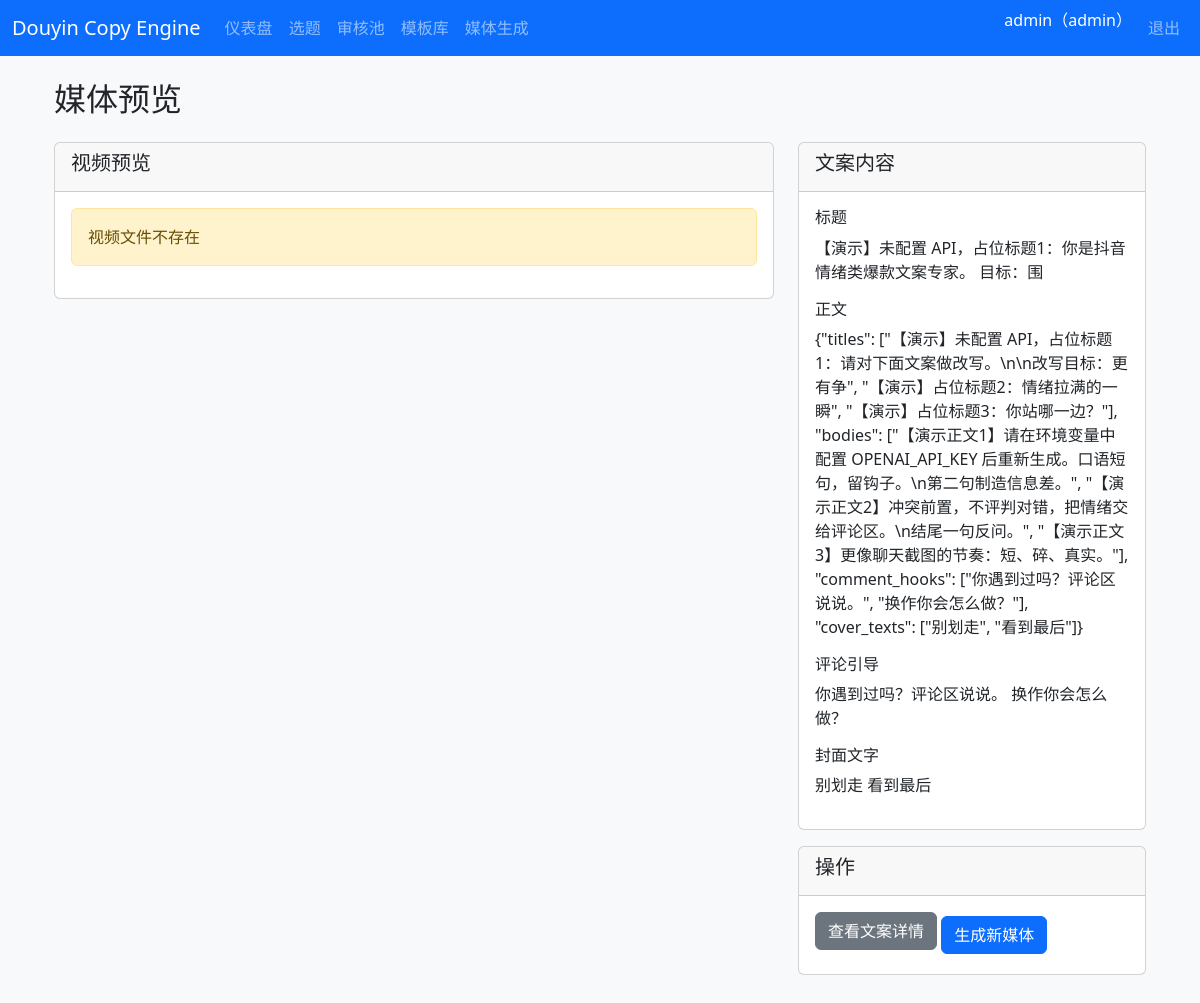
The app's page /media/preview/1 (signed in) with its own data.
### app/models.py (models this page shows, shortened)
class User(UserMixin, db.Model):
    __tablename__ = "users"
    id = db.Column(db.Integer, primary_key=True, autoincrement=True)
    username = db.Column(db.String(50), unique=True, nullable=False, index=True)
    password_hash = db.Column(db.String(255), nullable=False)
    role = db.Column(db.String(20), nullable=False, default="creator")
    created_at = db.Column(db.DateTime, default=utcnow, nullable=False)

class Content(db.Model):
    __tablename__ = "contents"
    id = db.Column(db.Integer, primary_key=True, autoincrement=True)
    topic_id = db.Column(db.Integer, db.ForeignKey("topics.id"), nullable=False, index=True)
    template_id = db.Column(db.Integer, db.ForeignKey("templates.id"), index=True)
    title = db.Column(db.Text)
    body = db.Column(db.Text)
    comment_hook = db.Column(db.Text)
    cover_text = db.Column(db.Text)
    content_type = db.Column(db.String(20), default="chat")
    version_no = db.Column(db.Integer, default=1, nullable=False)
    status = db.Column(db.String(20), default="generated", nullable=False)
    risk_level = db.Column(db.String(20), default="low", nullable=False)
    created_by = db.Column(db.Integer, db.ForeignKey("users.id"), index=True)
    created_at = db.Column(db.DateTime, default=utcnow, nullable=False)
    updated_at = db.Column(db.DateTime, default=utcnow, onupdate=utcnow, nullable=False)
    author = db.relationship("User", foreign_keys=[created_by])
    rewrite_logs = db.relationship("RewriteLog", backref="content", lazy="dynamic", cascade="all, delete-orphan")
    review_records = db.relationship("ReviewRecord", backref="content", lazy="dynamic", cascade="all, delete-orphan")

### app/routes/media.py (the view)
@bp.route("/preview/<int:content_id>")
@login_required
def preview_media(content_id):
    content = Content.query.get_or_404(content_id)
    video_path = _media()._output_dir / f"slideshow_{content_id}.mp4"
    return render_template(
        "media/preview.html",
        content=content,
        video_exists=video_path.exists(),
        video_url=f"/media/download/{content_id}" if video_path.exists() else None
    )

### app/routes/media.py (called while the page is built)
def _media():
    return current_app.extensions["media_service"]

### app/templates/media/preview.html (shortened to what this page needs)
{% extends "base.html" %}
{% block content %}
<div class="container mt-4">
    <h2>媒体预览</h2>
    <div class="row mt-4">
        <div class="col-md-8">
            <div class="card">
                <div class="card-header">
                    <h5>视频预览</h5>
                </div>
                <div class="card-body">
                    {% if video_exists %}
                    <video controls style="width: 100%; max-height: 600px;">
                        <source src="{{ video_url }}" type="video/mp4">
                        您的浏览器不支持视频播放。
                    </video>
                    {% else %}
                    <div class="alert alert-warning">
                         视频文件不存在
                    </div>
                    {% endif %}
                </div>
            </div>
        </div>
        <div class="col-md-4">
            <div class="card">
                <div class="card-header">
                    <h5>文案内容</h5>
                </div>
                <div class="card-body">
                    <h6>标题</h6>
                    <p>{{ content.title or '无标题' }}</p>
                    <h6 class="mt-3">正文</h6>
                    <p style="white-space: pre-wrap;">{{ content.body or '无内容' }}</p>
                    {% if content.comment_hook %}
                    <h6 class="mt-3">评论引导</h6>
                    <p>{{ content.comment_hook }}</p>
                    {% endif %}
                    {% if content.cover_text %}
                    <h6 class="mt-3">封面文字</h6>
                    <p>{{ content.cover_text }}</p>
                    {% endif %}
                </div>
            </div>
            <div class="card mt-3">
                <div class="card-header">
                    <h5>操作</h5>
                </div>
                <div class="card-body">
                    <a href="{{ url_for('contents.detail', id=content.id) }}" class="btn btn-secondary btn-block mb-2">
                         查看文案详情
                    </a>
                    <a href="{{ url_for('media.generate_media') }}" class="btn btn-primary btn-block">
                         生成新媒体
                    </a>
                </div>
            </div>
        </div>
    </div>
</div>
{% endblock %}

### app/templates/base.html (shortened to what this page needs)
<!DOCTYPE html>
<html lang="zh-CN">
<head>
  <link href="https://cdn.jsdelivr.net/npm/bootstrap@5.3.3/dist/css/bootstrap.min.css" rel="stylesheet">
</head>
<body class="bg-light">
<nav class="navbar navbar-expand-lg navbar-dark bg-primary mb-3">
  <div class="container-fluid">
    <a class="navbar-brand" href="{{ url_for('dashboard.index') }}">Douyin Copy Engine</a>
    <div class="collapse navbar-collapse" id="navMain">
      <ul class="navbar-nav me-auto">
        {% if current_user.is_authenticated %}
        <li class="nav-item"><a class="nav-link" href="{{ url_for('dashboard.index') }}">仪表盘</a></li>
        <li class="nav-item"><a class="nav-link" href="{{ url_for('topics.list_topics') }}">选题</a></li>
        <li class="nav-item"><a class="nav-link" href="{{ url_for('reviews.list_reviews') }}">审核池</a></li>
        <li class="nav-item"><a class="nav-link" href="{{ url_for('prompt_templates.list_templates') }}">模板库</a></li>
        <li class="nav-item"><a class="nav-link" href="{{ url_for('media.generate_media') }}">媒体生成</a></li>
        {% endif %}
      </ul>
      <ul class="navbar-nav">
        {% if current_user.is_authenticated %}
        <li class="nav-item"><span class="navbar-text text-white me-2">{{ current_user.username }}（{{ current_user.role }}）</span></li>
        <li class="nav-item"><a class="nav-link" href="{{ url_for('auth.logout') }}">退出</a></li>
        {% else %}
        <li class="nav-item"><a class="nav-link" href="{{ url_for('auth.login') }}">登录</a></li>
        {% endif %}
      </ul>
    </div>
  </div>
</nav>
<div class="container pb-5">
  {% block content %}{% endblock %}
</div>
</body>
</html>

### records on screen
User: username "admin", role "admin"
Content: title "【演示】未配置 API，占位标题1：你是抖音情绪类爆款文案专家。 目标：围", body "{\"titles\": [\"【演示】未配置 API，占位标题1：请对下面文案做改写。\\n\\n改写目标：更有争\", \"【演示】占位标题2：情绪拉满的一瞬\", \"【演示】占位标题3：你站哪一边？\"], \"bodies\": [\"【演示正文1】请在环境变量中配置 OPENAI_API_KEY 后重新生成。口语短句，留钩子。\\n第二句制造信息差。\", \"【演示正文2】冲突前置，不评判对错，把情绪交给评论区。\\n结尾一句反问。\", \"【演示正文3】更像聊天截图的节奏：短、碎、真实。\"], \"comment_hooks\": [\"你遇到过吗？评论区说说。\", \"换作你会怎么做？\"], \"cover_texts\": [\"别划走\", \"看到最后\"]}", comment_hook "你遇到过吗？评论区说说。 换作你会怎么做？", cover_text "别划走 看到最后"
